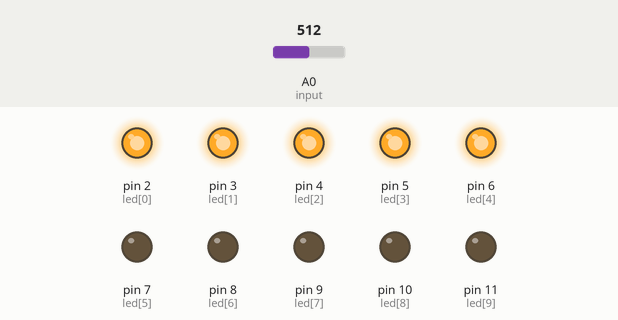
Simulated run of this sketch. Board: Arduino Uno, built with avr-gcc and run on an emulated ATmega328P. Shown: output pins drawn as LEDs (lit = HIGH). The test bench sets the inputs (shaded band); at power-on: A0 (input) = 512.

Above: at 1.2 s.
1.3 s: A0 (input) set to 553
2.8 s: A0 (input) set to 583
At 4.0 s:
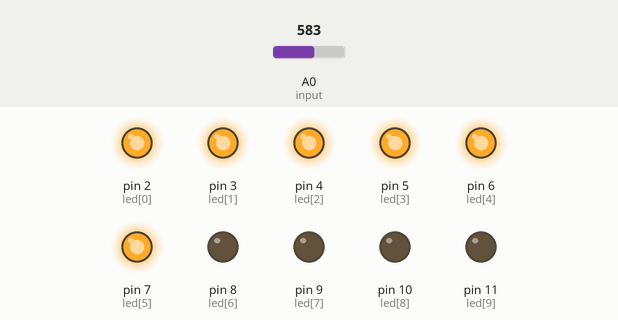
4.3 s: A0 (input) set to 716
At 5.3 s:
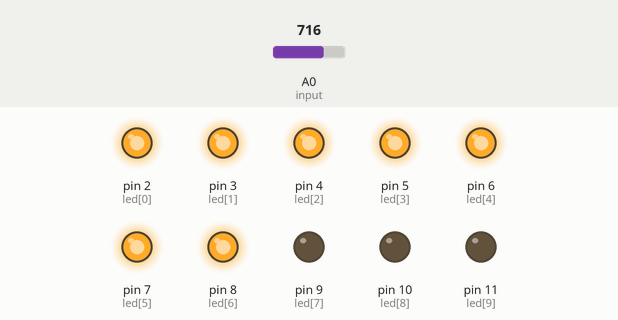
5.8 s: A0 (input) set to 777
7.3 s: A0 (input) set to 812
At 7.6 s:
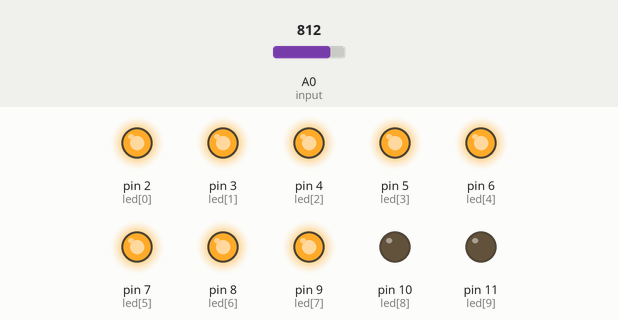
8.8 s: A0 (input) set to 511
At 9.9 s:
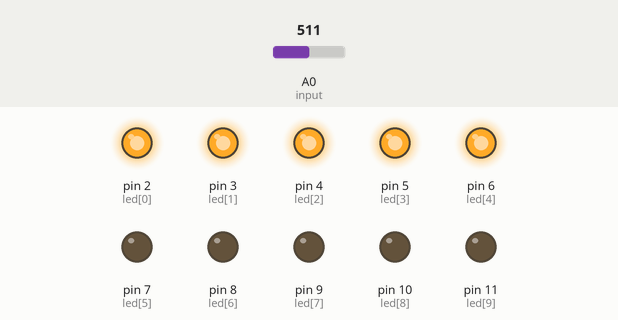
Timing chart, 0 to 11.3 s (numbered marks = the images above; inputs shaded):
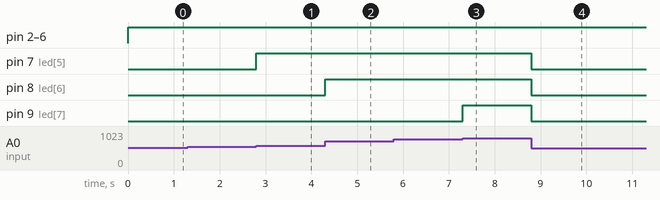

Measured:
- the behaviour switches between 568 and 569 on A0 (input) (found by bisection; images 0 and 1)
- the behaviour switches between 795 and 796 on A0 (input) (found by bisection; images 2 and 3)
- after the input at 1.3 s, every drawn part: stays the same
- after the input at 2.8 s, pin 7 (led[5]): LOW → HIGH at once
- after the input at 4.3 s, pin 8 (led[6]): LOW → HIGH at once
- after the input at 5.8 s, every drawn part: stays the same
- after the input at 7.3 s, pin 9 (led[7]): LOW → HIGH at once
- after the input at 8.8 s, pin 7 (led[5]), pin 8 (led[6]), pin 9 (led[7]): HIGH → LOW at once

The sketch:

P24-2_10_LED_ind_voltage.ino
```cpp
/*
*設計Arduino 程式，使用Arduino 板讀取類比電壓值0~5V，並以10 個LED 排單燈
*顯示對應的類比電壓值，每個LED 代表0.5V 電壓刻度。
*/

const byte input = A0;
const uint8_t led[10] = {2, 3, 4, 5, 6, 7, 8, 9, 10, 11};

int vol_index = 0; //voltage index from 0 to 9
int val = 0; //analogRead value

void setup()
{
	for(int i=0;i<10;i++)
	{
		pinMode(led[i], OUTPUT);
	}
}

void loop()
{
	val = analogRead(input);
	vol_index = map(val, 0, 1023, 0, 9);
	for(int i=0;i<=vol_index;i++)
	{
		digitalWrite(led[i], HIGH);
	}
	for(int i=vol_index+1;i<10;i++)
	{
		digitalWrite(led[i], LOW);
	}
}
```
